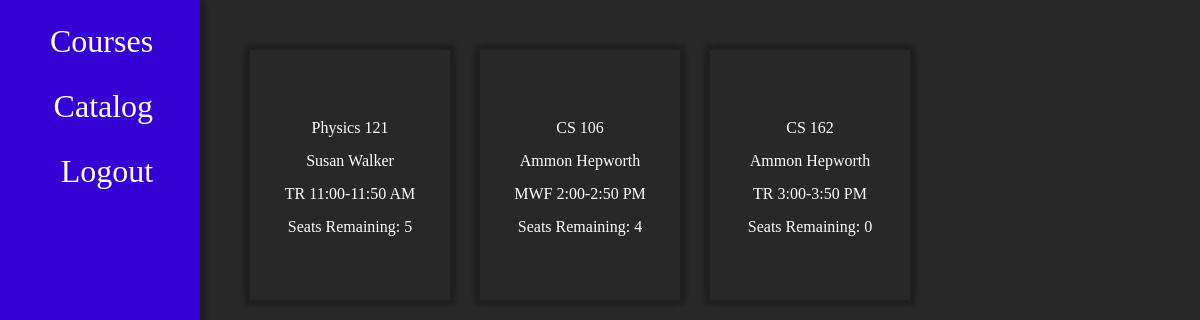
Screenshot of /home (signed in) with the database file from the repository.
### server.py (models this page shows, shortened)
class Course(db.Model):
    __tablename__ = 'courses'
    id = db.Column(db.Integer, primary_key=True, unique=True)
    name = db.Column(db.String(100), nullable=False)
    time = db.Column(db.String(50), nullable=False)
    capacity = db.Column(db.Integer, nullable=False, default=10)
    teachers = db.relationship("User", secondary="teacher_course_association", backref="courses_taught", lazy=True)
    students = db.relationship("User", secondary="course_enrollment", backref="courses_enrolled", lazy=True)
    grades = db.relationship("Grade", backref="course", lazy=True, overlaps="course,grades", cascade='all, delete-orphan')

class User(db.Model, UserMixin):
    __tablename__= "users"
    id = db.Column(db.Integer, primary_key=True, unique=True)
    username = db.Column(db.String(100), unique=True, nullable=False)
    password = db.Column(db.String(100), nullable=False)
    role = db.Column(db.String(20), default="Student")

### server.py (the view)
@app.route('/home')
@login_required
def home():
    courses = current_user.courses_enrolled
    if current_user.role == "Teacher":
        courses = current_user.courses_taught
    return render_template("home.html", courses = courses)

### server.py (called while the page is built)
@login_manager.user_loader
def load_user(user_id):
    return User.query.get(int(user_id))

### templates/home.html (shortened to what this page needs)
<html lang="en">
  <head>
    <link
      rel="stylesheet"
      href="{{ url_for('static', filename='index.css') }}"
    />
    <link
      rel="stylesheet"
      href="{{ url_for('static', filename='home.css') }}"
    />
  </head>
  <body>
    {%extends "nav.html"%} {% block nav %}
    <div class="content">
      {% for course in courses %}
      {% if current_user.role == "Teacher"%}
      <a class="course-card" href="/grades/{{course.name}}" >
      {%else%}
      <a class="course-card" href="" >
      {% endif%}
        <div class="card">
          <p class="course-information">
            <div>{{course.name}}</div>
            <div>{%for teacher in course.teachers%} {{teacher.username}}
              {%endfor%}</div>
            <div>{{course.time}}</div>
            <div>Seats Remaining: {{course.capacity}}</div>
          </p>
        </div>
      </a>
      {% endfor%}
    </div>
    {% endblock %}

### static/index.css (style rules this page uses)
body { background-color: #282828; color: white; display: grid; grid-template-columns: 200px auto; margin: 0px; padding: 0px; }
html { width: 100%; }

### static/home.css (style rules this page uses)
.content { margin: 50px; display: grid; grid-template-columns: repeat(auto-fill, 200px); grid-auto-rows: 250px; gap: 30px; }
.card { display: flex; width: 100%; height: 100%; gap: 15px; flex-direction: column; justify-content: center; align-items: center; box-shadow: -5px 5px 3px #1f1f1f, 5px 5px 3px #1f1f1f, -5px -5px 3px #1f1f1f, 5px -5px 3px #1f1f1f; }
.course-information { font-size: large; gap: 15px; }
.course-card { text-decoration: none; color: white; }

### rows the page displays
Course: name "Physics 121", time "TR 11:00-11:50 AM", capacity "5"
User: username "Susan Walker"
Course: name "CS 106", time "MWF 2:00-2:50 PM", capacity "4"
User: username "Ammon Hepworth"
Course: name "CS 162", time "TR 3:00-3:50 PM", capacity "0"
